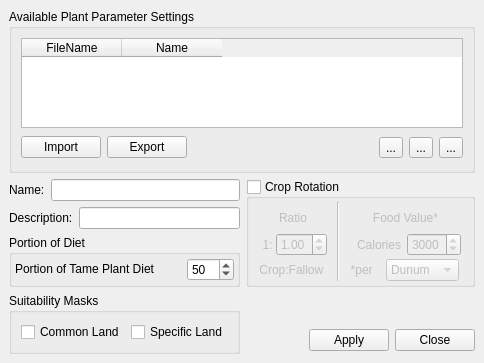
<ui version="4.0" >
 <class>LaPlantParameterManagerBase</class>
 <widget class="QWidget" name="LaPlantParameterManagerBase" >
  <property name="geometry" >
   <rect>
    <x>0</x>
    <y>0</y>
    <width>484</width>
    <height>363</height>
   </rect>
  </property>
  <property name="minimumSize" >
   <size>
    <width>0</width>
    <height>0</height>
   </size>
  </property>
  <property name="windowTitle" >
   <string>Plant Parameter Manager</string>
  </property>
  <layout class="QGridLayout" >
   <property name="margin" >
    <number>9</number>
   </property>
   <property name="spacing" >
    <number>6</number>
   </property>
   <item row="5" column="3" >
    <spacer>
     <property name="orientation" >
      <enum>Qt::Horizontal</enum>
     </property>
     <property name="sizeHint" >
      <size>
       <width>51</width>
       <height>27</height>
      </size>
     </property>
    </spacer>
   </item>
   <item row="5" column="5" >
    <widget class="QPushButton" name="pbnClose" >
     <property name="sizePolicy" >
      <sizepolicy>
       <hsizetype>5</hsizetype>
       <vsizetype>0</vsizetype>
       <horstretch>0</horstretch>
       <verstretch>0</verstretch>
      </sizepolicy>
     </property>
     <property name="text" >
      <string>Close</string>
     </property>
    </widget>
   </item>
   <item row="3" column="0" colspan="3" >
    <widget class="QGroupBox" name="groupBoxPortionOfDiet" >
     <property name="title" >
      <string>Portion of Diet</string>
     </property>
     <layout class="QGridLayout" >
      <property name="margin" >
       <number>3</number>
      </property>
      <property name="spacing" >
       <number>3</number>
      </property>
      <item row="0" column="0" >
       <widget class="QLabel" name="labelPortionDiet" >
        <property name="sizePolicy" >
         <sizepolicy>
          <hsizetype>1</hsizetype>
          <vsizetype>4</vsizetype>
          <horstretch>0</horstretch>
          <verstretch>0</verstretch>
         </sizepolicy>
        </property>
        <property name="frameShape" >
         <enum>QFrame::NoFrame</enum>
        </property>
        <property name="text" >
         <string>Portion of Tame Plant Diet</string>
        </property>
        <property name="alignment" >
         <set>Qt::AlignBottom|Qt::AlignLeading|Qt::AlignLeft</set>
        </property>
       </widget>
      </item>
      <item row="0" column="1" >
       <widget class="QSpinBox" name="sbPercentTamePlant" >
        <property name="sizePolicy" >
         <sizepolicy>
          <hsizetype>0</hsizetype>
          <vsizetype>0</vsizetype>
          <horstretch>0</horstretch>
          <verstretch>0</verstretch>
         </sizepolicy>
        </property>
        <property name="toolTip" >
         <string>&lt;html>&lt;head>&lt;meta name="qrichtext" content="1" />&lt;style type="text/css">
p, li { white-space: pre-wrap; }
&lt;/style>&lt;/head>&lt;body style=" font-family:'Sans Serif'; font-size:9pt; font-weight:400; font-style:normal; text-decoration:none;">
&lt;p style=" margin-top:0px; margin-bottom:0px; margin-left:0px; margin-right:0px; -qt-block-indent:0; text-indent:0px;">Pigs contiribute this percent towards the tame meat portion of the diet&lt;/p>&lt;/body>&lt;/html></string>
        </property>
        <property name="maximum" >
         <number>100</number>
        </property>
        <property name="value" >
         <number>50</number>
        </property>
       </widget>
      </item>
     </layout>
    </widget>
   </item>
   <item row="1" column="0" >
    <widget class="QLabel" name="label" >
     <property name="text" >
      <string>Name:</string>
     </property>
    </widget>
   </item>
   <item row="0" column="0" colspan="6" >
    <widget class="QGroupBox" name="grpProfiles" >
     <property name="title" >
      <string>Available Plant Parameter Settings</string>
     </property>
     <layout class="QGridLayout" >
      <property name="margin" >
       <number>9</number>
      </property>
      <property name="spacing" >
       <number>6</number>
      </property>
      <item row="0" column="0" colspan="6" >
       <widget class="QTableWidget" name="tblPlantParameterProfiles" >
        <property name="whatsThis" >
         <string>Table of the currently available layersets</string>
        </property>
        <property name="alternatingRowColors" >
         <bool>true</bool>
        </property>
        <property name="selectionMode" >
         <enum>QAbstractItemView::SingleSelection</enum>
        </property>
        <property name="selectionBehavior" >
         <enum>QAbstractItemView::SelectRows</enum>
        </property>
        <column>
         <property name="text" >
          <string>FileName</string>
         </property>
        </column>
        <column>
         <property name="text" >
          <string>Name</string>
         </property>
        </column>
       </widget>
      </item>
      <item row="1" column="3" >
       <widget class="QToolButton" name="toolNew" >
        <property name="toolTip" >
         <string>New</string>
        </property>
        <property name="text" >
         <string>...</string>
        </property>
        <property name="icon" >
         <iconset resource="../resources/resources.qrc" >:/new.png</iconset>
        </property>
       </widget>
      </item>
      <item row="1" column="4" >
       <widget class="QToolButton" name="toolCopy" >
        <property name="toolTip" >
         <string>Clone</string>
        </property>
        <property name="text" >
         <string>...</string>
        </property>
        <property name="icon" >
         <iconset resource="../resources/resources.qrc" >:/copy.png</iconset>
        </property>
       </widget>
      </item>
      <item row="1" column="5" >
       <widget class="QToolButton" name="toolDelete" >
        <property name="toolTip" >
         <string>Delete</string>
        </property>
        <property name="text" >
         <string>...</string>
        </property>
        <property name="icon" >
         <iconset resource="../resources/resources.qrc" >:/delete.png</iconset>
        </property>
       </widget>
      </item>
      <item row="1" column="0" >
       <widget class="QPushButton" name="pbnImport" >
        <property name="minimumSize" >
         <size>
          <width>80</width>
          <height>0</height>
         </size>
        </property>
        <property name="text" >
         <string>Import</string>
        </property>
       </widget>
      </item>
      <item row="1" column="1" >
       <widget class="QPushButton" name="pbnExport" >
        <property name="minimumSize" >
         <size>
          <width>80</width>
          <height>0</height>
         </size>
        </property>
        <property name="text" >
         <string>Export</string>
        </property>
       </widget>
      </item>
      <item row="1" column="2" >
       <spacer>
        <property name="orientation" >
         <enum>Qt::Horizontal</enum>
        </property>
        <property name="sizeHint" >
         <size>
          <width>71</width>
          <height>27</height>
         </size>
        </property>
       </spacer>
      </item>
     </layout>
    </widget>
   </item>
   <item row="2" column="2" >
    <widget class="QLineEdit" name="leDescription" >
     <property name="whatsThis" >
      <string>Description of the current layerset</string>
     </property>
    </widget>
   </item>
   <item row="2" column="0" colspan="2" >
    <widget class="QLabel" name="label_4" >
     <property name="text" >
      <string>Description:</string>
     </property>
    </widget>
   </item>
   <item row="1" column="1" colspan="2" >
    <widget class="QLineEdit" name="leName" >
     <property name="whatsThis" >
      <string>Short name for the current layerset</string>
     </property>
    </widget>
   </item>
   <item rowspan="2" row="4" column="0" colspan="3" >
    <widget class="QGroupBox" name="groupBoxSuitableLand" >
     <property name="sizePolicy" >
      <sizepolicy>
       <hsizetype>5</hsizetype>
       <vsizetype>5</vsizetype>
       <horstretch>0</horstretch>
       <verstretch>0</verstretch>
      </sizepolicy>
     </property>
     <property name="minimumSize" >
      <size>
       <width>115</width>
       <height>0</height>
      </size>
     </property>
     <property name="title" >
      <string>Suitability Masks</string>
     </property>
     <layout class="QGridLayout" >
      <property name="margin" >
       <number>9</number>
      </property>
      <property name="spacing" >
       <number>6</number>
      </property>
      <item row="0" column="1" >
       <widget class="QCheckBox" name="checkBoxUseSpecificLand" >
        <property name="sizePolicy" >
         <sizepolicy>
          <hsizetype>0</hsizetype>
          <vsizetype>0</vsizetype>
          <horstretch>0</horstretch>
          <verstretch>0</verstretch>
         </sizepolicy>
        </property>
        <property name="toolTip" >
         <string>binary raster named: pigmask</string>
        </property>
        <property name="text" >
         <string>Specific Land</string>
        </property>
       </widget>
      </item>
      <item row="0" column="0" >
       <widget class="QCheckBox" name="checkBoxUseCommonLand" >
        <property name="sizePolicy" >
         <sizepolicy>
          <hsizetype>0</hsizetype>
          <vsizetype>0</vsizetype>
          <horstretch>0</horstretch>
          <verstretch>0</verstretch>
         </sizepolicy>
        </property>
        <property name="toolTip" >
         <string>binary raster named: pigmask</string>
        </property>
        <property name="text" >
         <string>Common Land</string>
        </property>
       </widget>
      </item>
     </layout>
    </widget>
   </item>
   <item rowspan="3" row="1" column="3" colspan="3" >
    <widget class="QGroupBox" name="grpCropRotation" >
     <property name="sizePolicy" >
      <sizepolicy>
       <hsizetype>5</hsizetype>
       <vsizetype>5</vsizetype>
       <horstretch>0</horstretch>
       <verstretch>0</verstretch>
      </sizepolicy>
     </property>
     <property name="minimumSize" >
      <size>
       <width>227</width>
       <height>100</height>
      </size>
     </property>
     <property name="cursor" >
      <cursor>0</cursor>
     </property>
     <property name="whatsThis" >
      <string>Select Fodder if you believe the animals were fed grain to supplement their grazing.  You will then have to select how many kg of the selected grain you believe they fed each animal either every day, week, or month.</string>
     </property>
     <property name="title" >
      <string>Crop Rotation</string>
     </property>
     <property name="checkable" >
      <bool>true</bool>
     </property>
     <property name="checked" >
      <bool>false</bool>
     </property>
     <layout class="QGridLayout" >
      <property name="margin" >
       <number>3</number>
      </property>
      <property name="spacing" >
       <number>3</number>
      </property>
      <item row="0" column="0" >
       <layout class="QGridLayout" >
        <property name="margin" >
         <number>0</number>
        </property>
        <property name="spacing" >
         <number>0</number>
        </property>
        <item row="1" column="1" >
         <widget class="QDoubleSpinBox" name="sbFallowRatio" >
          <property name="toolTip" >
           <string>&lt;html>&lt;head>&lt;meta name="qrichtext" content="1" />&lt;style type="text/css">
p, li { white-space: pre-wrap; }
&lt;/style>&lt;/head>&lt;body style=" font-family:'Sans Serif'; font-size:9pt; font-weight:400; font-style:normal; text-decoration:none;">
&lt;p style=" margin-top:0px; margin-bottom:0px; margin-left:0px; margin-right:0px; -qt-block-indent:0; text-indent:0px;">Fallow&lt;/p>&lt;/body>&lt;/html></string>
          </property>
          <property name="maximum" >
           <double>5.000000000000000</double>
          </property>
          <property name="singleStep" >
           <double>0.250000000000000</double>
          </property>
          <property name="value" >
           <double>1.000000000000000</double>
          </property>
         </widget>
        </item>
        <item row="0" column="0" colspan="2" >
         <widget class="QLabel" name="labelFallow1" >
          <property name="sizePolicy" >
           <sizepolicy>
            <hsizetype>1</hsizetype>
            <vsizetype>5</vsizetype>
            <horstretch>0</horstretch>
            <verstretch>0</verstretch>
           </sizepolicy>
          </property>
          <property name="toolTip" >
           <string>&lt;html>&lt;head>&lt;meta name="qrichtext" content="1" />&lt;style type="text/css">
p, li { white-space: pre-wrap; }
&lt;/style>&lt;/head>&lt;body style=" font-family:'Sans Serif'; font-size:9pt; font-weight:400; font-style:normal; text-decoration:none;">
&lt;p style=" margin-top:0px; margin-bottom:0px; margin-left:0px; margin-right:0px; -qt-block-indent:0; text-indent:0px;">A value of 1:1 is default, and means that half the land is fallow, half is crop.  If there is a crop rotation so that it is only fallow every 3rd year, you could use a ratio of 2:1.  If they cropped continuously, the ratio would be 1:0.&lt;/p>&lt;/body>&lt;/html></string>
          </property>
          <property name="text" >
           <string>Ratio</string>
          </property>
          <property name="alignment" >
           <set>Qt::AlignCenter</set>
          </property>
         </widget>
        </item>
        <item row="1" column="0" >
         <widget class="QLabel" name="labelFallow3" >
          <property name="layoutDirection" >
           <enum>Qt::LeftToRight</enum>
          </property>
          <property name="text" >
           <string> 1: </string>
          </property>
          <property name="alignment" >
           <set>Qt::AlignRight|Qt::AlignTrailing|Qt::AlignVCenter</set>
          </property>
         </widget>
        </item>
       </layout>
      </item>
      <item row="1" column="0" >
       <widget class="QLabel" name="labelFallow5" >
        <property name="sizePolicy" >
         <sizepolicy>
          <hsizetype>0</hsizetype>
          <vsizetype>5</vsizetype>
          <horstretch>0</horstretch>
          <verstretch>0</verstretch>
         </sizepolicy>
        </property>
        <property name="toolTip" >
         <string>&lt;html>&lt;head>&lt;meta name="qrichtext" content="1" />&lt;style type="text/css">
p, li { white-space: pre-wrap; }
&lt;/style>&lt;/head>&lt;body style=" font-family:'Sans Serif'; font-size:9pt; font-weight:400; font-style:normal; text-decoration:none;">
&lt;p style=" margin-top:0px; margin-bottom:0px; margin-left:0px; margin-right:0px; -qt-block-indent:0; text-indent:0px;">A value of 1:1 is default, and means that half the land is fallow, half is crop.  If there is a crop rotation so that it is only fallow every 3rd year, you could use a ratio of 2:1.  If they cropped continuously, the ratio would be 1:0.&lt;/p>&lt;/body>&lt;/html></string>
        </property>
        <property name="text" >
         <string>Crop:Fallow </string>
        </property>
        <property name="alignment" >
         <set>Qt::AlignCenter</set>
        </property>
       </widget>
      </item>
      <item row="0" column="2" colspan="2" >
       <layout class="QVBoxLayout" >
        <property name="margin" >
         <number>0</number>
        </property>
        <property name="spacing" >
         <number>0</number>
        </property>
        <item>
         <widget class="QLabel" name="labelFallow2" >
          <property name="text" >
           <string>Food Value*</string>
          </property>
          <property name="alignment" >
           <set>Qt::AlignCenter</set>
          </property>
         </widget>
        </item>
        <item>
         <layout class="QHBoxLayout" >
          <property name="margin" >
           <number>0</number>
          </property>
          <property name="spacing" >
           <number>6</number>
          </property>
          <item>
           <widget class="QLabel" name="labelFallow4" >
            <property name="sizePolicy" >
             <sizepolicy>
              <hsizetype>1</hsizetype>
              <vsizetype>5</vsizetype>
              <horstretch>0</horstretch>
              <verstretch>0</verstretch>
             </sizepolicy>
            </property>
            <property name="text" >
             <string>Calories</string>
            </property>
            <property name="alignment" >
             <set>Qt::AlignRight|Qt::AlignTrailing|Qt::AlignVCenter</set>
            </property>
           </widget>
          </item>
          <item>
           <widget class="QSpinBox" name="sbFallowCalories" >
            <property name="sizePolicy" >
             <sizepolicy>
              <hsizetype>0</hsizetype>
              <vsizetype>0</vsizetype>
              <horstretch>0</horstretch>
              <verstretch>0</verstretch>
             </sizepolicy>
            </property>
            <property name="maximum" >
             <number>5000</number>
            </property>
            <property name="minimum" >
             <number>1</number>
            </property>
            <property name="value" >
             <number>3000</number>
            </property>
           </widget>
          </item>
         </layout>
        </item>
       </layout>
      </item>
      <item row="1" column="3" >
       <widget class="QComboBox" name="comboBoxAreaUnits" >
        <property name="sizePolicy" >
         <sizepolicy>
          <hsizetype>4</hsizetype>
          <vsizetype>0</vsizetype>
          <horstretch>0</horstretch>
          <verstretch>0</verstretch>
         </sizepolicy>
        </property>
        <property name="toolTip" >
         <string>&lt;html>&lt;head>&lt;meta name="qrichtext" content="1" />&lt;style type="text/css">
p, li { white-space: pre-wrap; }
&lt;/style>&lt;/head>&lt;body style=" font-family:'Sans Serif'; font-size:9pt; font-weight:400; font-style:normal; text-decoration:none;">
&lt;p style=" margin-top:0px; margin-bottom:0px; margin-left:0px; margin-right:0px; -qt-block-indent:0; text-indent:0px;">1 dunum = 1000 square meters&lt;/p>
&lt;p style=" margin-top:0px; margin-bottom:0px; margin-left:0px; margin-right:0px; -qt-block-indent:0; text-indent:0px;">1 hectare = 10,000 square meters&lt;/p>&lt;/body>&lt;/html></string>
        </property>
        <item>
         <property name="text" >
          <string>Dunum</string>
         </property>
        </item>
        <item>
         <property name="text" >
          <string>Hectare</string>
         </property>
        </item>
       </widget>
      </item>
      <item row="1" column="2" >
       <widget class="QLabel" name="labelFallow6" >
        <property name="sizePolicy" >
         <sizepolicy>
          <hsizetype>4</hsizetype>
          <vsizetype>5</vsizetype>
          <horstretch>0</horstretch>
          <verstretch>0</verstretch>
         </sizepolicy>
        </property>
        <property name="toolTip" >
         <string>&lt;html>&lt;head>&lt;meta name="qrichtext" content="1" />&lt;style type="text/css">
p, li { white-space: pre-wrap; }
&lt;/style>&lt;/head>&lt;body style=" font-family:'Sans Serif'; font-size:9pt; font-weight:400; font-style:normal; text-decoration:none;">
&lt;p style=" margin-top:0px; margin-bottom:0px; margin-left:0px; margin-right:0px; -qt-block-indent:0; text-indent:0px;">Weeks from birth to kill weight&lt;/p>&lt;/body>&lt;/html></string>
        </property>
        <property name="text" >
         <string>*per </string>
        </property>
        <property name="textFormat" >
         <enum>Qt::AutoText</enum>
        </property>
        <property name="alignment" >
         <set>Qt::AlignRight|Qt::AlignTrailing|Qt::AlignVCenter</set>
        </property>
        <property name="wordWrap" >
         <bool>false</bool>
        </property>
       </widget>
      </item>
      <item rowspan="2" row="0" column="1" >
       <widget class="Line" name="line" >
        <property name="orientation" >
         <enum>Qt::Vertical</enum>
        </property>
       </widget>
      </item>
     </layout>
    </widget>
   </item>
   <item row="5" column="4" >
    <widget class="QPushButton" name="pbnApply" >
     <property name="sizePolicy" >
      <sizepolicy>
       <hsizetype>5</hsizetype>
       <vsizetype>0</vsizetype>
       <horstretch>0</horstretch>
       <verstretch>0</verstretch>
      </sizepolicy>
     </property>
     <property name="text" >
      <string>Apply</string>
     </property>
    </widget>
   </item>
   <item row="4" column="4" >
    <spacer>
     <property name="orientation" >
      <enum>Qt::Vertical</enum>
     </property>
     <property name="sizeHint" >
      <size>
       <width>20</width>
       <height>16</height>
      </size>
     </property>
    </spacer>
   </item>
  </layout>
 </widget>
 <resources/>
 <connections>
  <connection>
   <sender>pbnClose</sender>
   <signal>pressed()</signal>
   <receiver>LaPlantParameterManagerBase</receiver>
   <slot>close()</slot>
   <hints>
    <hint type="sourcelabel" >
     <x>207</x>
     <y>274</y>
    </hint>
    <hint type="destinationlabel" >
     <x>252</x>
     <y>257</y>
    </hint>
   </hints>
  </connection>
 </connections>
</ui>
